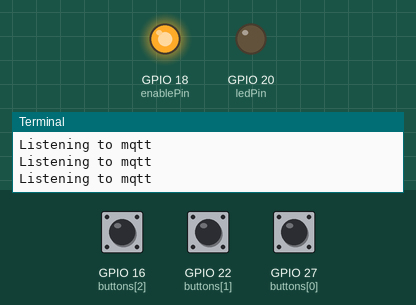
Simulated run of this program. Board: Raspberry Pi (BCM pin numbers). Parts: output pins drawn as LEDs (lit = HIGH), the last lines printed to the terminal. The test bench sets the inputs (shaded band); at power-on: GPIO 27 (buttons[0]) HIGH, GPIO 16 (buttons[2]) HIGH, GPIO 22 (buttons[1]) HIGH. No MQTT or app messages arrive unless stated; the clock reads 2024-03-15 10:24:30 at power-on unless the program sets it.

Above: at 1.3 s.
1.4 s: GPIO 27 (buttons[0]) pulled LOW for 1 s
At 2.5 s:
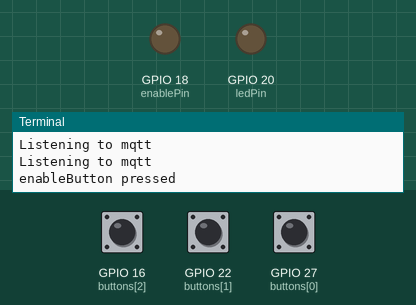
11.0 s: GPIO 27 (buttons[0]) pulled LOW for 3.2 s
At 11.7 s:
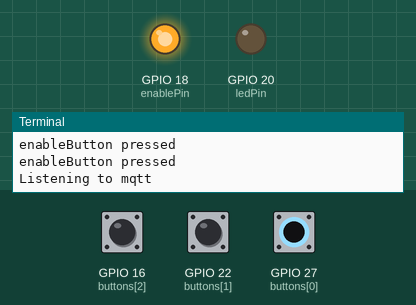
Timing chart, 0 to 14.0 s (numbered marks = the images above; inputs shaded):
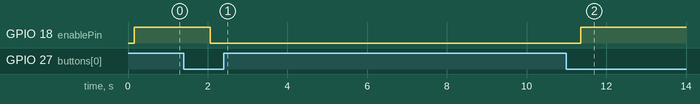

Measured:
- after the input at 1.4 s, GPIO 18 (enablePin): HIGH → LOW after 0.67 s
- after the input at 11.0 s, GPIO 18 (enablePin): LOW → HIGH after 0.36 s

The program:

controller.py
```python
##################################
# Imports ########################
##################################
import RPi.GPIO as GPIO
import paho.mqtt.client as mqtt
import paho.mqtt.publish as publish
import json
import time
import os.path
import math
import signal
import sys

run = True

def handler_stop_signals(signum, frame):
	global run
	run = False
	GPIO.cleanup()


signal.signal(signal.SIGINT, handler_stop_signals)
signal.signal(signal.SIGTERM, handler_stop_signals)


##################################
# Alarm class ####################
##################################
class Alarm:
	def __init__(self):
		# Variables

		# Enable alarm
		self.enablePin = 18
		self.alarmEnabled = True
		# Alarm led
		self.ledPin = 20
		# Alarm states
		self.alarmFired = False
		self.alarmReset = False
		self.alarmLogged = False
		# MQTT
		self.mqttc = mqtt.Client()
		self.mqttc.connect('broker.hivemq.com')
		self.mqttc.subscribe('labo5/controller')
		self.mqttc.on_message = self.on_message
		self.mqttc.on_connect = self.on_connect
		self.mqttc.on_subscribe = self.on_subscribe

		# Setup
		GPIO.setmode(GPIO.BCM)
		GPIO.setup(self.enablePin, GPIO.OUT)
		GPIO.setup(self.ledPin, GPIO.OUT)

		# RPI2
		self.buttons = (27, 22, 16)
		self.previous_input_distance = 0
		self.previous_input_enable = 0
		self.previous_input_reset = 0
		self.requestDistance = False
		self.resetAfter = 5
		GPIO.setup(self.buttons, GPIO.IN, pull_up_down = GPIO.PUD_UP)

		print('ok')


	def fireAlarm(self):
		self.alarmFired = True
		self.alarmReset = False
		if self.alarmLogged == False:
			self.postMessageToSlack()
			self.logAlarm()
			self.alarmLogged = True

		# print('Alarm has been fired')

	def resetAlarm(self):
		self.alarmFired = False
		self.alarmReset = True
		self.alarmLogged = False
		# print('Alarm has been reset')

	def blinkRedLed(self):
		if self.alarmFired == True and self.alarmReset == False:
			GPIO.output(self.ledPin, True)
			time.sleep(0.2)
			GPIO.output(self.ledPin, False)
			time.sleep(0.2)

	def alarmStatus(self):
		if self.alarmEnabled == True:
			GPIO.output(self.enablePin, True)
		else:
			GPIO.output(self.enablePin, False)


	# callback functie voor connect event
	def on_connect(self, mqttc, obj, flags, rc):
         print("Connected with result code "+str(rc))

	# callback functie voor subscribe event
	def on_subscribe(self, mqttc, obj, mid, granted_qos):
    	 print('READING')
    	 print("Subscribed: "+str(mid)+" "+str(granted_qos))

    # calback voor het verwerken van de berichten
	def on_message(self, mqttc, obj, msg):
    	 # print("Message Recieved")
    	 try:
            # payload omzetten van bytestring naar string
            p = msg.payload.decode("utf-8")

            # json wordt verwacht json string moet omgezet worden naar een python
            #  dictonary voor verwerking
            x = json.loads(p)
            if x["alarmFired"]:
            	self.fireAlarm()
            elif self.requestDistance == True:
            	print("Distance: ", x["distance"], "cm")
            	self.requestDistance = False
            # print(x)


            return
    	 except Exception as e:
            print(e)

	def postMessageToSlack(self):
		 from slackclient import SlackClient
		 token = "xoxp-153472905298-152766488672-153473234338-976f66418c71f82104c5a028305752ba"
		 sc = SlackClient(token)
		 resp = sc.api_call(
	        	"chat.postMessage",
	        	as_user="true",
	        	channel="@chinjka",
	        	text="Alarm triggered at " + self.getCurrentTimeStamp()
		 )
		 print("Message has been posted on Slack")

	def getCurrentTimeStamp(self):
	    return time.strftime("%d-%m-%y %H:%M:%S")

	def logAlarm(self):
			self.alarmFiredAt = self.getCurrentTimeStamp()
			f = open('AlarmLog.txt', 'a')
			f.write(self.alarmFiredAt + '\n')
			f.close
			print('Alarm has been logged')

##################################
# RPI 2 ##########################
##################################

	def buttonListeners(self):
		self.enableButtonListener()
		self.resetButtonListener()
		self.distanceButtonListener()
		self.sendDataController()
		time.sleep(0.1)

	def enableButtonListener(self):
	    input1 = not GPIO.input(self.buttons[0])
	    if ((not self.previous_input_enable) and input1):
	        print('enableButton pressed')
	        self.alarmEnabled = not self.alarmEnabled
	    self.previous_input_enable = input1

	def resetButtonListener(self):
		# Save the time of initial button press
		self.pressedAt = time.time()
		# While button is pressed, count to 5 sec, then reset the counter and the alarm
		while not GPIO.input(self.buttons[2]) and self.alarmReset == False:
			self.blinkRedLed()
			print('Alarm will be reset after: ', self.resetAfter - math.floor((time.time() - self.pressedAt)), ' sec')
			if not (time.time() - self.pressedAt) < self.resetAfter:
				if not self.alarmReset:
					self.resetAlarm()

					# self.reset()


		# 		if ((not self.previous_input_reset) and input2):
		#     # print('resetButton pressed')
		#     self.alarmReset = True
		# self.previous_input_reset = input2

	def distanceButtonListener(self):
	    input3 = not GPIO.input(self.buttons[1])
	    if ((not self.previous_input_distance) and input3):
	        print('distanceButton pressed')
	        self.requestDistance = True
	    self.previous_input_distance = input3

	def sendDataController(self):
		topic = 'labo5/alarm'
		payload = {"alarmEnabled": self.alarmEnabled, "resetAlarm": self.alarmReset, "requestDistance": self.requestDistance}
		# print(payload)
		publish.single(str(topic), json.dumps(payload), hostname="broker.hivemq.com")
		self.alarmReset = False

##################################
# Setup ##########################
##################################
def main():
	try:
		ALARM = Alarm()

		while run:
			if ALARM.alarmEnabled == True:
				if ALARM.alarmFired == False:
					print('Listening to mqtt')
					# ALARM.alarmFired = True
					# ALARM.blinkRedLed()

				else:
					ALARM.blinkRedLed()
			ALARM.alarmStatus()
			ALARM.mqttc.loop(0.1)
			# RPI 2
			ALARM.buttonListeners()

	except KeyboardInterrupt:
	    pass

	finally:
		GPIO.cleanup()
		print('Exit program')

# main segment
if __name__ == "__main__":
    main()
```
